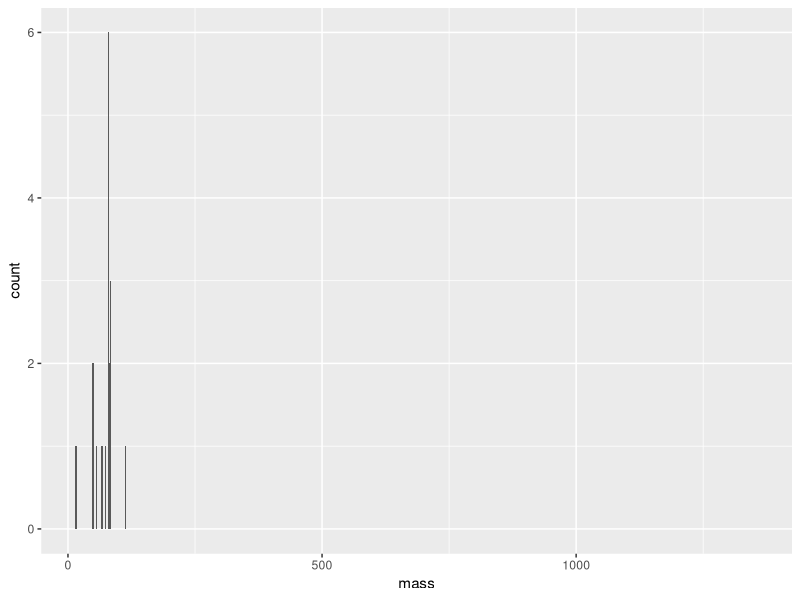
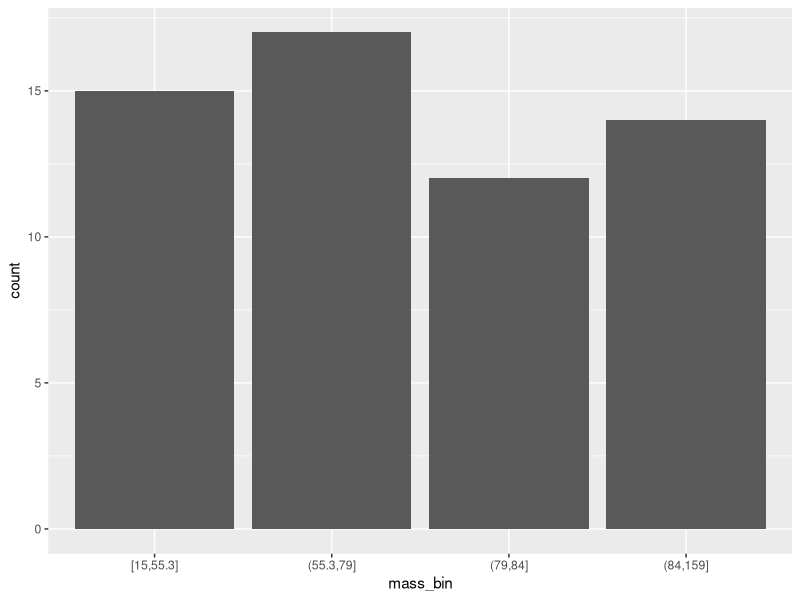
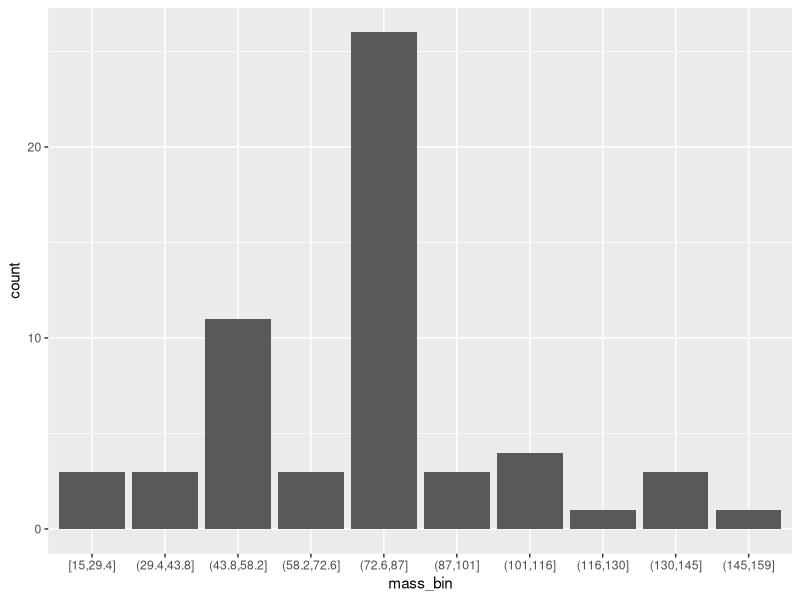
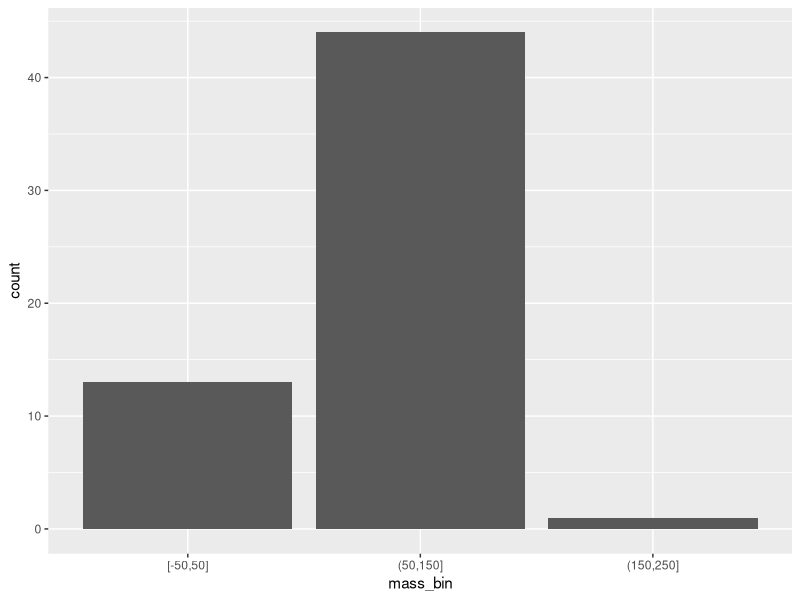
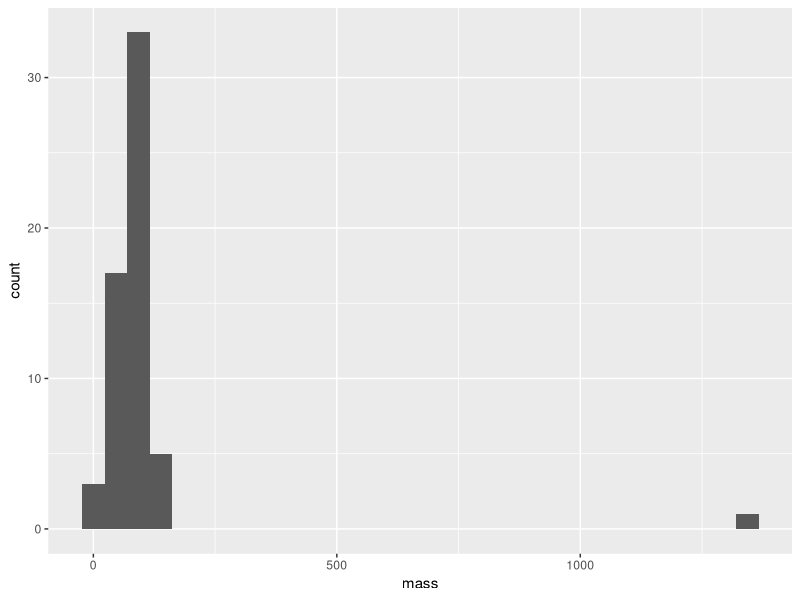
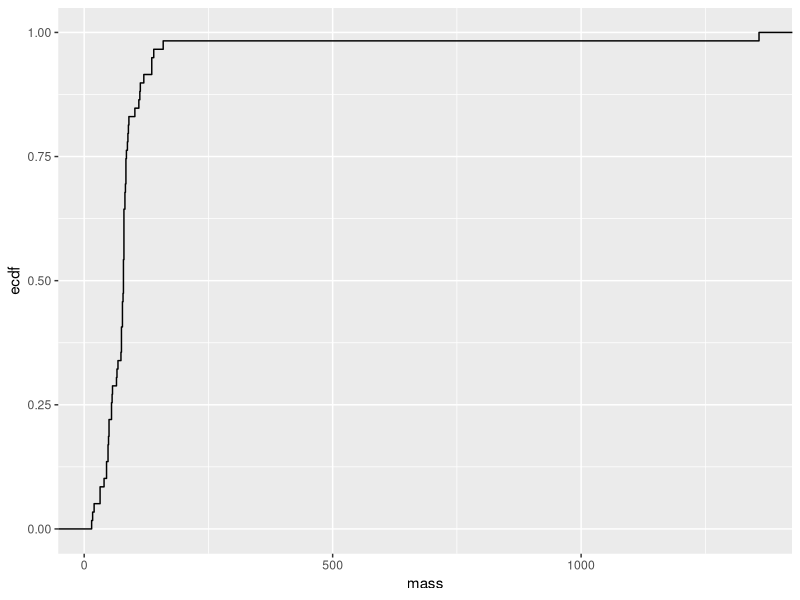
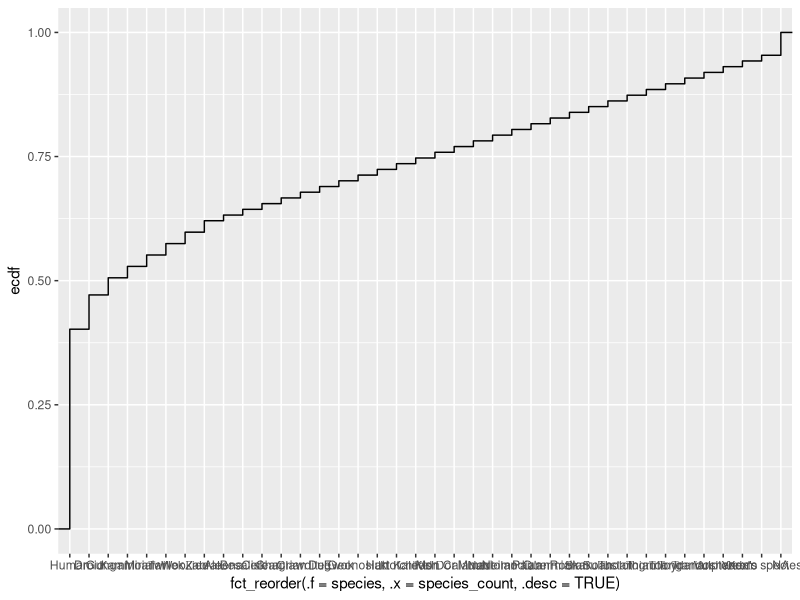
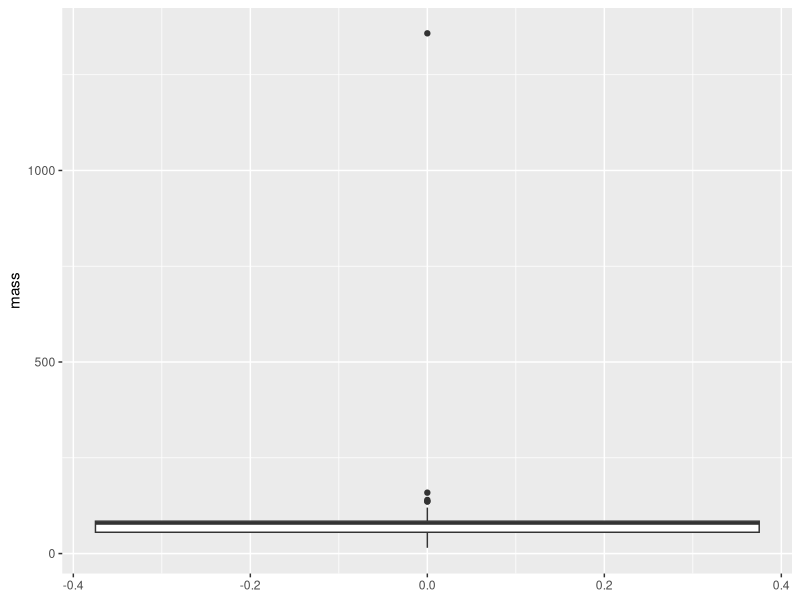

These charts were generated, in order, by the following R code:
library(tidyverse)
library(ggridges)
library(skimr)

options(scipen=999)

# https://cran.r-project.org/web/packages/ggridges/vignettes/introduction.html
# https://ggplot2.tidyverse.org/reference/geom_rug.html
# https://blog.rstudio.com/2016/08/31/forcats-0-1-0/
# https://ggplot2.tidyverse.org/reference/cut_interval.html


# barplot
starwars %>% ggplot(data = ., aes(x = mass)) + geom_bar()
starwars %>% filter(mass < 1000) %>% 
        mutate(mass_bin = cut_number(x = mass, n = 4)) %>% ggplot(data = ., aes(x = mass_bin)) + geom_bar()
starwars %>% filter(mass < 1000) %>% 
        mutate(mass_bin = cut_interval(x = mass, n = 10)) %>% ggplot(data = ., aes(x = mass_bin)) + geom_bar()
starwars %>% filter(mass < 1000) %>% 
        mutate(mass_bin = cut_width(x = mass, width = 100)) %>% ggplot(data = ., aes(x = mass_bin)) + geom_bar()


###################


# histogram
starwars %>% ggplot(data = ., aes(x = mass)) + geom_histogram()


###########################


# empirical cumulative density function

# numeric variable
starwars %>% ggplot(data = ., aes(x = mass)) + stat_ecdf()

# categorical variable
starwars %>% group_by(species) %>% mutate(species_count = n_distinct(row_number())) %>% ungroup() %>% 
        ggplot(data = ., aes(x = fct_reorder(.f = species, .x = species_count, .desc = TRUE))) + 
        stat_ecdf(aes(group = 1))


##########################


# summarizing quantiles
starwars %>% select(mass) %>% skim()
starwars %>% summarize(quantiles = list(enframe(quantile(x = mass, probs = c(0, .25, .5, .75, 1), na.rm = TRUE)))) %>%
        unnest()


##########################


# boxplot
map(.x = starwars, .f = ~ sum(is.na(.x)))
starwars %>% ggplot(data = ., aes(y = mass)) + geom_boxplot()
starwars %>% filter(mass < 1000) %>% ggplot(data = ., aes(y = mass)) + geom_boxplot()
starwars %>% filter(mass < 1000) %>% ggplot(data = ., aes(y = mass, x = gender)) + geom_boxplot()
starwars %>% filter(mass < 1000) %>% 
        # note that NA value for gender is placed last using fct_reorder, so change level to be "gender_na" so it reorders correctly
        mutate(gender = ifelse(is.na(gender), "gender_na", gender), gender = factor(gender)) %>% 
        ggplot(data = ., aes(y = mass, x = fct_reorder(.f = gender, .x = mass, .fun = median))) +
        # ggplot(data = ., aes(y = mass, x = fct_reorder(.f = gender, .x = mass, .fun = max))) +
        geom_boxplot()


#####################


# violin plot 

# drawn w quantiles
starwars %>% filter(mass < 1000) %>% 
        # note that NA value for gender is placed last using fct_reorder, so change level to be "gender_na" so it reorders correctly
        mutate(gender = ifelse(is.na(gender), "gender_na", gender), gender = factor(gender)) %>% 
        ggplot(data = ., aes(x = gender, y = mass)) + geom_violin(draw_quantiles = c(0.25, 0.5, 0.75))

# drawn w points
starwars %>% filter(mass < 1000) %>% 
        # note that NA value for gender is placed last using fct_reorder, so change level to be "gender_na" so it reorders correctly
        mutate(gender = ifelse(is.na(gender), "gender_na", gender), gender = factor(gender)) %>% 
        ggplot(data = ., aes(x = gender, y = mass)) + geom_violin(draw_quantiles = c(0.25, 0.5, 0.75)) +
        geom_violin() + geom_jitter(height = 0, width = 0.1)


#####################


# density plot, with single facet
starwars %>% ggplot(data = ., aes(x = mass)) + geom_density()
starwars %>% ggplot(data = ., aes(x = mass)) + geom_density() + geom_rug()

# density plot with multiple facets 
starwars %>% filter(mass < 1000) %>% ggplot(data = ., aes(x = mass)) + geom_density() + facet_wrap(vars(gender))
# (ggridges only works when y argument is provided, won't work if only x argument is provided)
# starwars %>% filter(mass < 1000) %>% ggplot(data = ., aes(x = mass)) + geom_density_ridges() 
starwars %>% filter(mass < 1000) %>% ggplot(data = ., aes(x = mass, y = gender)) + geom_density_ridges() 
starwars %>% filter(mass < 1000) %>% ggplot(data = ., aes(x = mass, y = gender)) + 
        geom_density_ridges(jittered_points = TRUE, position = position_raincloud()) 
starwars %>% filter(mass < 1000) %>% ggplot(data = ., aes(x = mass, y = gender)) + 
        geom_density_ridges(jittered_points = TRUE, point_shape = "|", position = position_points_jitter(width = 0.05, height = 0)) 




